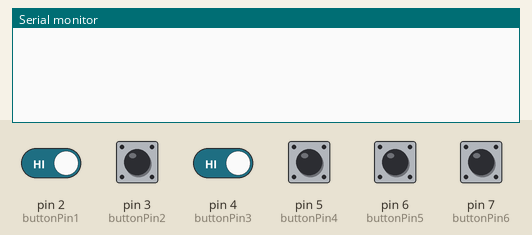
Bench run of a sketch on a simulated Arduino Uno, built with avr-gcc and run on an emulated ATmega328P. Parts: the last lines printed to the serial monitor. The test bench sets the inputs (shaded band); at power-on: pin 2 (buttonPin1), pin 3 (buttonPin2), pin 4 (buttonPin3), pin 5 (buttonPin4), pin 6 (buttonPin5), pin 7 (buttonPin6) HIGH.

Above: at 2.4 s.
2.5 s: pin 3 (buttonPin2) pulled LOW for 1 s
At 3.41 s:
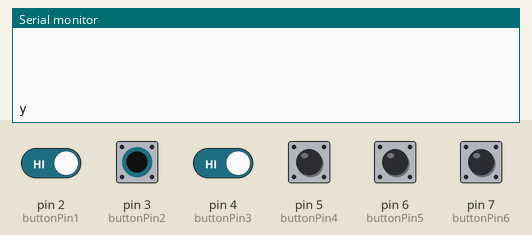
5.0 s: pin 7 (buttonPin6) pulled LOW for 1 s
At 5.31 s:
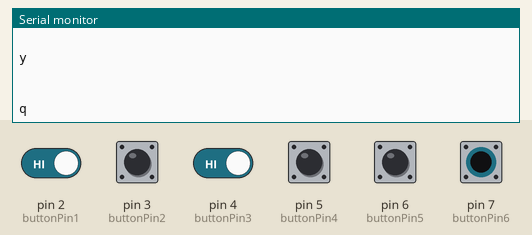
7.5 s: pin 2 (buttonPin1) driven LOW and pin 4 (buttonPin3) driven LOW
At 7.81 s:
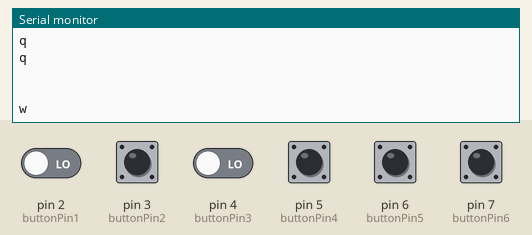
9.7 s: pin 7 (buttonPin6) pulled LOW for 1 s
At 9.91 s:
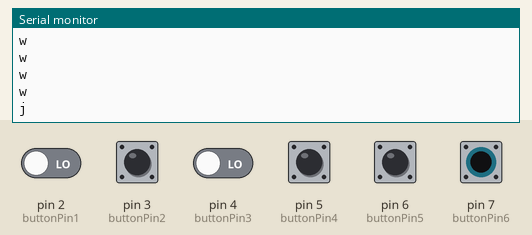
12.2 s: pin 4 (buttonPin3) driven HIGH and pin 7 (buttonPin6) driven LOW
At 12.61 s:
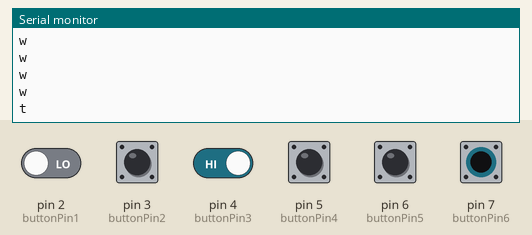
14.5 s: pin 6 (buttonPin5) pulled LOW for 1 s
At 14.71 s:
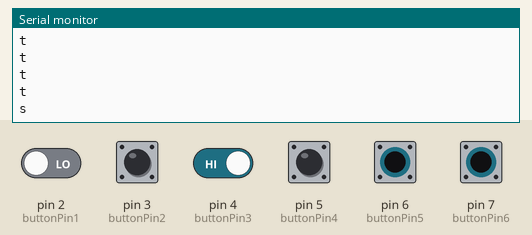

Measured:
- after the input at 2.5 s, the serial monitor: prints a new line after 0.70 s (image 1)
- after the input at 5.0 s, the serial monitor: prints a new line after 0.10 s (image 2)
- after the input at 7.5 s, the serial monitor: prints a new line after 0.10 s (image 3)
- after the input at 9.7 s, the serial monitor: prints a new line at once (image 4)
- after the input at 12.2 s, the serial monitor: prints a new line after 0.20 s (image 5)
- after the input at 14.5 s, the serial monitor: prints a new line at once (image 6)

The sketch:

pyautogui.ino
```cpp
int buttonPin1 = 2;  // Dot 1
int buttonPin2 = 3;  // Dot 2
int buttonPin3 = 4;  // Dot 3
int buttonPin4 = 5;  // Dot 4
int buttonPin5 = 6;  // Dot 5
int buttonPin6 = 7;  // Dot 6

int buttonState1;
int buttonState2;
int buttonState3;
int buttonState4;
int buttonState5;
int buttonState6;

bool capsMode = false;  // Flag for uppercase mode

void setup() {
  Serial.begin(9600);  // Initialize serial communication at 9600 bps
  pinMode(buttonPin1, INPUT);
  pinMode(buttonPin2, INPUT);
  pinMode(buttonPin3, INPUT);
  pinMode(buttonPin4, INPUT);
  pinMode(buttonPin5, INPUT);
  pinMode(buttonPin6, INPUT);  // Set the button pins as input
}

void loop() {
  // Read the state of the buttons
  buttonState1 = digitalRead(buttonPin1);
  buttonState2 = digitalRead(buttonPin2);
  buttonState3 = digitalRead(buttonPin3);
  buttonState4 = digitalRead(buttonPin4);
  buttonState5 = digitalRead(buttonPin5);
  buttonState6 = digitalRead(buttonPin6);

  // Check for CAPS mode (only button 6 is pressed)
  if (buttonState1 == LOW && buttonState2 == LOW && buttonState3 == LOW && buttonState4 == LOW && buttonState5 == LOW && buttonState6 == HIGH) {
    capsMode = !capsMode;  // Toggle caps mode
    Serial.println(capsMode ? "CAPS ON" : "CAPS OFF");
    delay(500);  // Prevent rapid toggling
  }

  // Check for space (all buttons are pressed)
  if (buttonState1 == HIGH && buttonState2 == HIGH && buttonState3 == HIGH && buttonState4 == HIGH && buttonState5 == HIGH && buttonState6 == HIGH) {
    Serial.println(" ");  // Space bar
    delay(500);  // Prevent multiple spaces from being sent too quickly
  }
  else {
    // Braille combinations for A-Z with optional CAPS
    char outputChar = '\0';  // Variable to store the character to be printed

    if (buttonState1 == HIGH && buttonState2 == LOW && buttonState3 == LOW && buttonState4 == LOW && buttonState5 == LOW && buttonState6 == LOW) {
      outputChar = 'A';
    }
    else if (buttonState1 == HIGH && buttonState2 == HIGH && buttonState3 == LOW && buttonState4 == LOW && buttonState5 == LOW && buttonState6 == LOW) {
      outputChar = 'B';
    }
    else if (buttonState1 == HIGH && buttonState2 == LOW && buttonState3 == LOW && buttonState4 == HIGH && buttonState5 == LOW && buttonState6 == LOW) {
      outputChar = 'C';
    }
    else if (buttonState1 == HIGH && buttonState2 == LOW && buttonState3 == LOW && buttonState4 == HIGH && buttonState5 == HIGH && buttonState6 == LOW) {
      outputChar = 'D';
    }
    else if (buttonState1 == HIGH && buttonState2 == LOW && buttonState3 == LOW && buttonState4 == LOW && buttonState5 == HIGH && buttonState6 == LOW) {
      outputChar = 'E';
    }
    else if (buttonState1 == HIGH && buttonState2 == HIGH && buttonState3 == LOW && buttonState4 == HIGH && buttonState5 == LOW && buttonState6 == LOW) {
      outputChar = 'F';
    }
    else if (buttonState1 == HIGH && buttonState2 == HIGH && buttonState3 == LOW && buttonState4 == HIGH && buttonState5 == HIGH && buttonState6 == LOW) {
      outputChar = 'G';
    }
    else if (buttonState1 == HIGH && buttonState2 == HIGH && buttonState3 == LOW && buttonState4 == LOW && buttonState5 == HIGH && buttonState6 == LOW) {
      outputChar = 'H';
    }
    else if (buttonState1 == LOW && buttonState2 == HIGH && buttonState3 == LOW && buttonState4 == HIGH && buttonState5 == LOW && buttonState6 == LOW) {
      outputChar = 'I';
    }
    else if (buttonState1 == LOW && buttonState2 == HIGH && buttonState3 == LOW && buttonState4 == HIGH && buttonState5 == HIGH && buttonState6 == LOW) {
      outputChar = 'J';
    }
    else if (buttonState1 == HIGH && buttonState2 == LOW && buttonState3 == HIGH && buttonState4 == LOW && buttonState5 == LOW && buttonState6 == LOW) {
      outputChar = 'K';
    }
    else if (buttonState1 == HIGH && buttonState2 == HIGH && buttonState3 == HIGH && buttonState4 == LOW && buttonState5 == LOW && buttonState6 == LOW) {
      outputChar = 'L';
    }
    else if (buttonState1 == HIGH && buttonState2 == LOW && buttonState3 == HIGH && buttonState4 == HIGH && buttonState5 == LOW && buttonState6 == LOW) {
      outputChar = 'M';
    }
    else if (buttonState1 == HIGH && buttonState2 == LOW && buttonState3 == HIGH && buttonState4 == HIGH && buttonState5 == HIGH && buttonState6 == LOW) {
      outputChar = 'N';
    }
    else if (buttonState1 == HIGH && buttonState2 == LOW && buttonState3 == HIGH && buttonState4 == LOW && buttonState5 == HIGH && buttonState6 == LOW) {
      outputChar = 'O';
    }
    else if (buttonState1 == HIGH && buttonState2 == HIGH && buttonState3 == HIGH && buttonState4 == HIGH && buttonState5 == LOW && buttonState6 == LOW) {
      outputChar = 'P';
    }
    else if (buttonState1 == HIGH && buttonState2 == HIGH && buttonState3 == HIGH && buttonState4 == HIGH && buttonState5 == HIGH && buttonState6 == LOW) {
      outputChar = 'Q';
    }
    else if (buttonState1 == HIGH && buttonState2 == HIGH && buttonState3 == HIGH && buttonState4 == LOW && buttonState5 == HIGH && buttonState6 == LOW) {
      outputChar = 'R';
    }
    else if (buttonState1 == LOW && buttonState2 == HIGH && buttonState3 == HIGH && buttonState4 == HIGH && buttonState5 == LOW && buttonState6 == LOW) {
      outputChar = 'S';
    }
    else if (buttonState1 == LOW && buttonState2 == HIGH && buttonState3 == HIGH && buttonState4 == HIGH && buttonState5 == HIGH && buttonState6 == LOW) {
      outputChar = 'T';
    }
    else if (buttonState1 == HIGH && buttonState2 == LOW && buttonState3 == HIGH && buttonState4 == LOW && buttonState5 == LOW && buttonState6 == HIGH) {
      outputChar = 'U';
    }
    else if (buttonState1 == HIGH && buttonState2 == HIGH && buttonState3 == HIGH && buttonState4 == LOW && buttonState5 == LOW && buttonState6 == HIGH) {
      outputChar = 'V';
    }
    else if (buttonState1 == LOW && buttonState2 == HIGH && buttonState3 == LOW && buttonState4 == HIGH && buttonState5 == HIGH && buttonState6 == HIGH) {
      outputChar = 'W';
    }
    else if (buttonState1 == HIGH && buttonState2 == LOW && buttonState3 == HIGH && buttonState4 == HIGH && buttonState5 == LOW && buttonState6 == HIGH) {
      outputChar = 'X';
    }
    else if (buttonState1 == HIGH && buttonState2 == LOW && buttonState3 == HIGH && buttonState4 == HIGH && buttonState5 == HIGH && buttonState6 == HIGH) {
      outputChar = 'Y';
    }
    else if (buttonState1 == HIGH && buttonState2 == LOW && buttonState3 == HIGH && buttonState4 == LOW && buttonState5 == HIGH && buttonState6 == HIGH) {
      outputChar = 'Z';
    }

    // Print the character with or without caps
    if (outputChar != '\0') {
      if (capsMode) {
        Serial.println(outputChar);  // Print uppercase
      } else {
        Serial.println((char)tolower(outputChar));  // Print lowercase
      }
    }
  }

  delay(300);  // Add delay to prevent multiple letters from being sent too quickly
}
```
